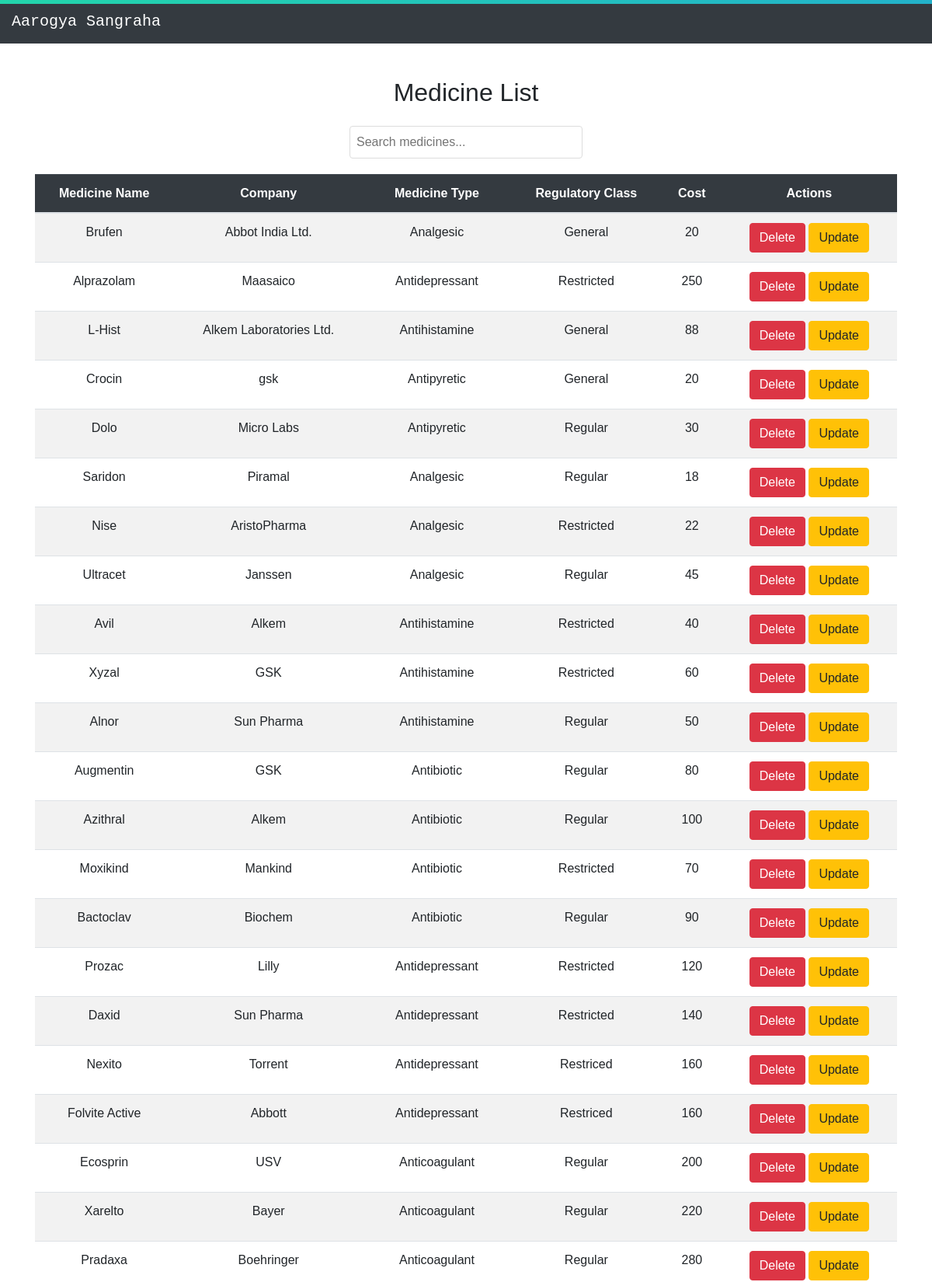
The app's page /treatment/medicine-list (upper part) with its own data.
### treatment/models.py (models this page shows, shortened)
class Medicine(models.Model):
    medName = models.CharField(max_length=100,primary_key=True)
    company = models.CharField(max_length=50)
    type_med = models.CharField(max_length=50,choices=mtype,default=None)
    regulatoryClass = models.CharField(max_length=50,choices=rclass,default=None)
    dosage = models.IntegerField()
    medCost = models.IntegerField()

### treatment/views.py (the view)
# urls.py: path('medicine-list',views.medicine_list,name='medicine_list'),
def medicine_list(request):
    medicines = models.Medicine.objects.all()
    return render(request, 'treatment/medicine_list.html', {'medicines': medicines})

### treatment/templates/treatment/medicine_list.html (shortened to what this page needs)
{% load static %}
<!DOCTYPE html>
<html lang="en">
<head>
    <link rel="stylesheet" href="https://cdn.jsdelivr.net/npm/bootstrap@4.6.1/dist/css/bootstrap.min.css">
    <link rel="stylesheet" href="https://cdnjs.cloudflare.com/ajax/libs/font-awesome/5.10.2/css/all.css">
    <link rel="stylesheet" href="{% static 'treatment/css/medicineList.css' %}">
    <link rel="stylesheet" href="https://cdnjs.cloudflare.com/ajax/libs/font-awesome/5.15.3/css/all.min.css">
</head>
<body>
    <div class="grad-bar"></div>
  <nav class="navbar navbar-expand-lg navbar-dark bg-dark">
    <a class="navbar-brand" href="{% url 'home' %}">Aarogya Sangraha</a>
  </nav>
    <h2 class="mb-4">Medicine List</h2>
    <div class="search-container">
      <input type="text" id="searchInput" onkeyup="searchMedicines()" placeholder="Search medicines...">
  </div>
    <div class="container">
        <table class="table table-striped table-hover">
            <thead class="table-dark">
                <tr>
                    <th>Medicine Name</th>
                    <th>Company</th>
                    <th>Medicine Type</th>
                    <th>Regulatory Class</th>
                    <th>Cost</th>
                    <th>Actions</th>
                </tr>
            </thead>
            <tbody>
                {% for medicine in medicines %}
                <tr>
                    <td>{{ medicine.medName }}</td>
                    <td>{{ medicine.company }}</td>
                    <td>{{ medicine.type_med }}</td>
                    <td>{{ medicine.regulatoryClass }}</td>
                    <td>{{ medicine.medCost }}</td>
                    <td>
                        <a href="{% url 'treatment:delete_medicine' medicine.medName %}" class="btn btn-danger" data-confirm="Are you sure you want to delete this medicine?">Delete</a>
                        <a href="{% url 'treatment:update_medicine' medicine.medName %}" class="btn btn-warning">Update</a>
                    </td>
                </tr>
                {% endfor %}
            </tbody>
        </table>
    </div>
</body>
</html>

### treatment/static/treatment/css/medicineList.css (style rules this page uses)
body { font-family: 'Poppins', sans-serif, Arial; text-align: center; margin: 0; padding-top: 100px; }
* { margin: 0; padding: 0; }
.navbar { font-family: "Space Mono", monospace; padding-right: 10px; padding-left: 15px; display: -webkit-box; display: -ms-flexbox; display: flex; -webkit-box-pack: justify; -ms-flex-pack: justify; justify-content: space-between; -webkit-box-align: center; -ms-flex-align: center; align-items: center; position: fixed; top: 0; width: 100%; z-index: 1000; }
.grad-bar { width: 100%; height: 5px; z-index: 1001; background: -webkit-linear-gradient(-45deg, #EE7752, #E73C7E, #23A6D5, #23D5AB); background: linear-gradient(-45deg, #EE7752, #E73C7E, #23A6D5, #23D5AB); background-size: 400% 400%; -webkit-animation: gradbar 7.5s ease infinite; -moz-animation: gradbar 7.5s ease infinite; -o-animation: gradbar 7.5s ease infinite; animation: gradbar 7.5s ease infinite; position: fixed; top: 0; }
.search-container { display: flex; justify-content: center; margin-bottom: 20px; }
#searchInput { padding: 8px; font-size: 16px; border: 1px solid #ddd; border-radius: 4px; width: 300px; }

### records on screen
Medicine: medName "Brufen", company "Abbot India Ltd.", type_med "Analgesic", regulatoryClass "General", medCost "20"
Medicine: medName "Alprazolam", company "Maasaico", type_med "Antidepressant", regulatoryClass "Restricted", medCost "250"
Medicine: medName "L-Hist", company "Alkem Laboratories Ltd.", type_med "Antihistamine", regulatoryClass "General", medCost "88"
Medicine: medName "Crocin", company "gsk", type_med "Antipyretic", regulatoryClass "General", medCost "20"
Medicine: medName "Dolo", company "Micro Labs", type_med "Antipyretic", regulatoryClass "Regular", medCost "30"
Medicine: medName "Saridon", company "Piramal", type_med "Analgesic", regulatoryClass "Regular", medCost "18"
Medicine: medName "Nise", company "AristoPharma", type_med "Analgesic", regulatoryClass "Restricted", medCost "22"
Medicine: medName "Ultracet", company "Janssen", type_med "Analgesic", regulatoryClass "Regular", medCost "45"
Medicine: medName "Avil", company "Alkem", type_med "Antihistamine", regulatoryClass "Restricted", medCost "40"
Medicine: medName "Xyzal", company "GSK", type_med "Antihistamine", regulatoryClass "Restricted", medCost "60"
Medicine: medName "Alnor", company "Sun Pharma", type_med "Antihistamine", regulatoryClass "Regular", medCost "50"
Medicine: medName "Augmentin", company "GSK", type_med "Antibiotic", regulatoryClass "Regular", medCost "80"
Medicine: medName "Azithral", company "Alkem", type_med "Antibiotic", regulatoryClass "Regular", medCost "100"
Medicine: medName "Moxikind", company "Mankind", type_med "Antibiotic", regulatoryClass "Restricted", medCost "70"
Medicine: medName "Bactoclav", company "Biochem", type_med "Antibiotic", regulatoryClass "Regular", medCost "90"
Medicine: medName "Prozac", company "Lilly", type_med "Antidepressant", regulatoryClass "Restricted", medCost "120"
Medicine: medName "Daxid", company "Sun Pharma", type_med "Antidepressant", regulatoryClass "Restricted", medCost "140"
Medicine: medName "Nexito", company "Torrent", type_med "Antidepressant", regulatoryClass "Restriced", medCost "160"
Medicine: medName "Folvite Active", company "Abbott", type_med "Antidepressant", regulatoryClass "Restriced", medCost "160"
Medicine: medName "Ecosprin", company "USV", type_med "Anticoagulant", regulatoryClass "Regular", medCost "200"
Medicine: medName "Xarelto", company "Bayer", type_med "Anticoagulant", regulatoryClass "Regular", medCost "220"
Medicine: medName "Pradaxa", company "Boehringer", type_med "Anticoagulant", regulatoryClass "Regular", medCost "280"
